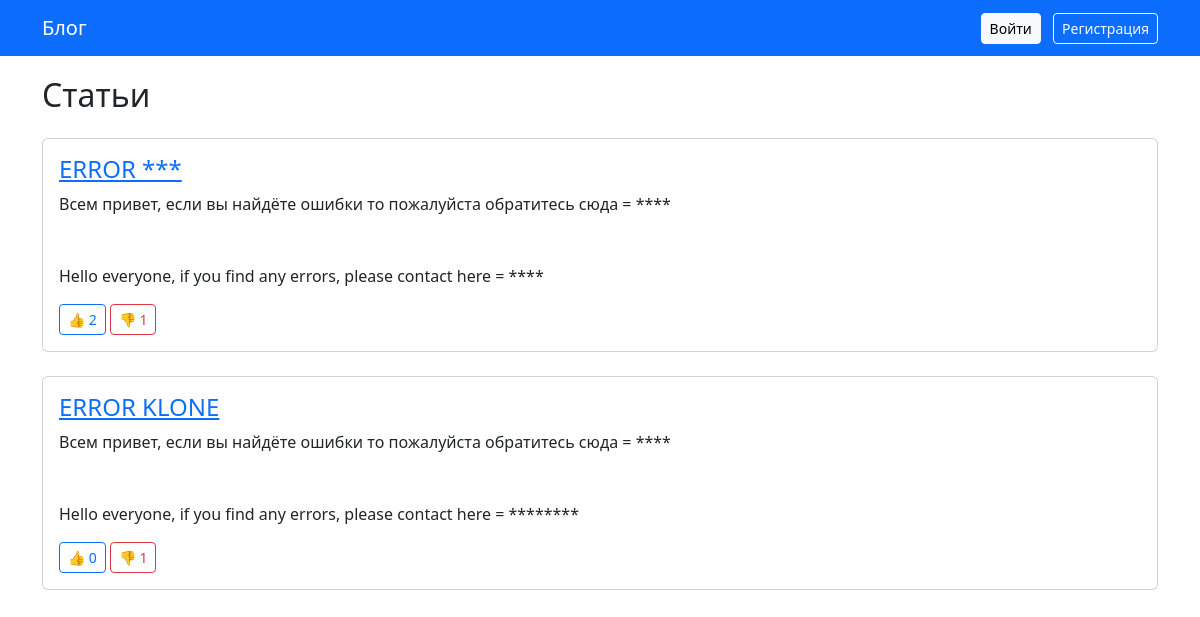
The page / on the database its author committed.
### app.py (models this page shows)
class Post(db.Model):
    id = db.Column(db.Integer, primary_key=True)
    title = db.Column(db.String(200))
    content = db.Column(db.Text)
    author_id = db.Column(db.Integer, db.ForeignKey('user.id'))
    likes = db.Column(db.Integer, default=0)
    dislikes = db.Column(db.Integer, default=0)
    comments = db.relationship('Comment', backref='post', lazy=True)

### app.py (the view)
@app.route('/')
def index():
    posts = Post.query.all()
    if current_user.is_authenticated:
        log_action('read', 'index')
    return render_template('index.html', posts=posts)

### templates/index.html (shortened to what this page needs)
{% extends "base.html" %}
{% block content %}
<div class="my-3 d-flex justify-content-between align-items-center">
    <h2>Статьи</h2>
</div>
{% for post in posts %}
    <div class="card mb-4">
        <div class="card-body">
            <h4 class="card-title"><a href="{{ url_for('post_detail', post_id=post.id) }}">{{ post.title }}</a></h4>
            <p class="card-text" style="white-space: pre-line;">{{ post.content[:200] ~ ('...' if post.content|length > 200 else '') }}</p>
            <div>
                <a href="{{ url_for('like_post', post_id=post.id) }}" class="btn btn-outline-primary btn-sm">👍 {{ post.likes }}</a>
                <a href="{{ url_for('dislike_post', post_id=post.id) }}" class="btn btn-outline-danger btn-sm">👎 {{ post.dislikes }}</a>
            </div>
        </div>
    </div>
{% else %}
    <p>Статей пока нет.</p>
{% endfor %}
{% endblock %}

### templates/base.html (style rules this page uses)
body { padding-top: 60px; }

### rows shown on the page
Post: title "ERROR ***", content "Всем привет, если вы найдёте ошибки то пожалуйста обратитесь сюда = **** Hello everyone, if you find any errors, please contact here = ****", likes "2", dislikes "1"
Post: title "ERROR KLONE", content "Всем привет, если вы найдёте ошибки то пожалуйста обратитесь сюда = **** Hello everyone, if you find any errors, please contact here = ********", likes "0", dislikes "1"
